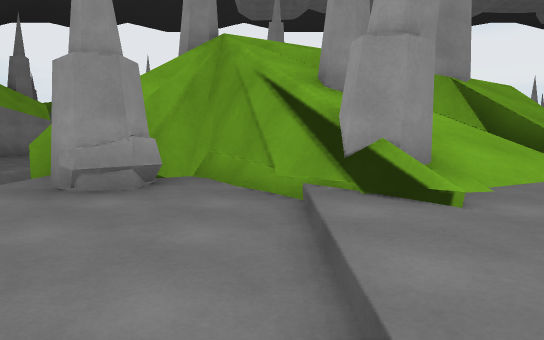
[1] (above)

24 first-person views from a walk through a Unity game level. The camera is 1.3 m above the floor, tilts 6° down and sees 70° across. The floor is counted in squares, 2 m on a side. Each view is taken from the middle of a square. On the plan, view 1 faces up. The plan holds only what a view shows up to about 11 squares ahead; the rest is blank. The place goes on beyond the plan. The player is left out.

[2]
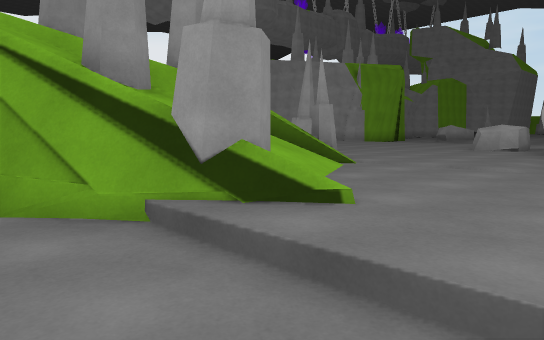

[3]
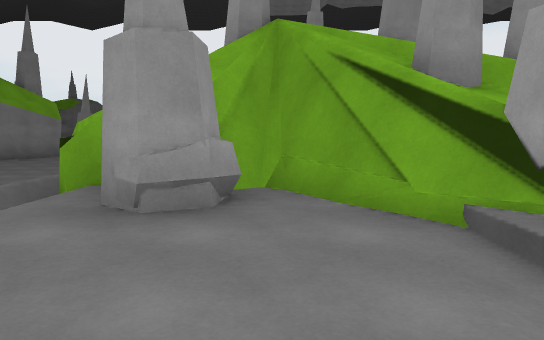

[4]
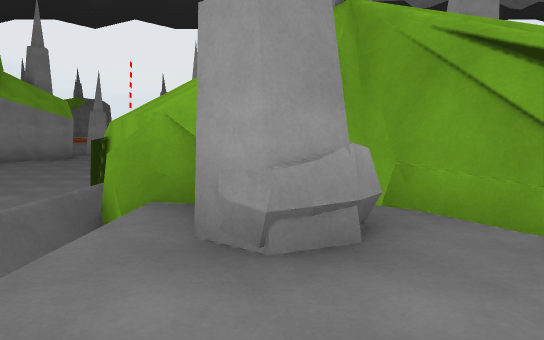

[5]
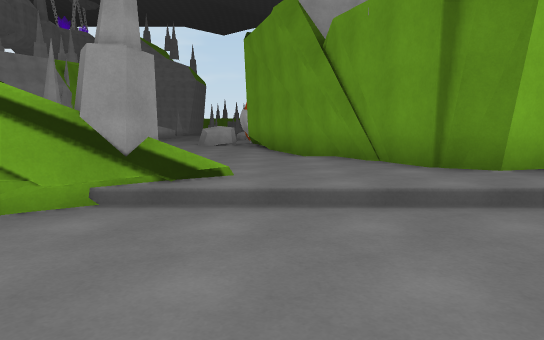

[6]
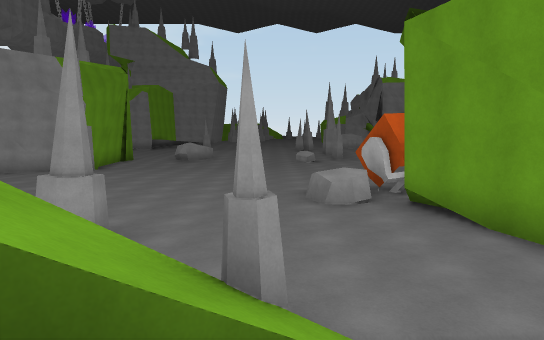

[7]
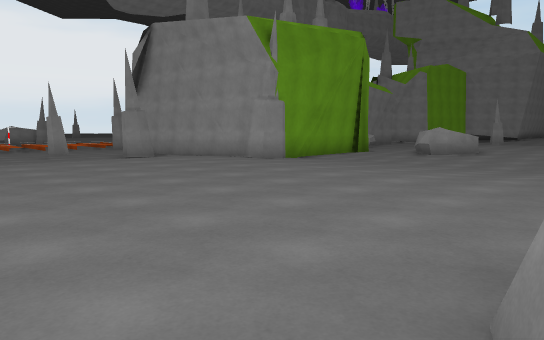

[8]
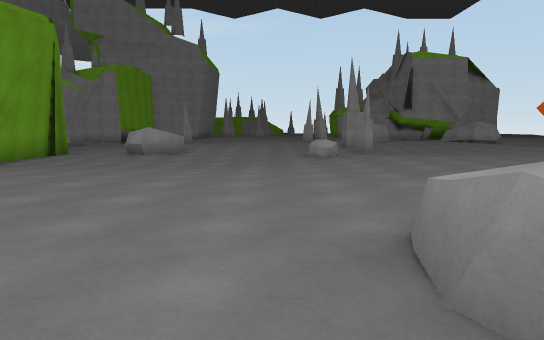

[9]
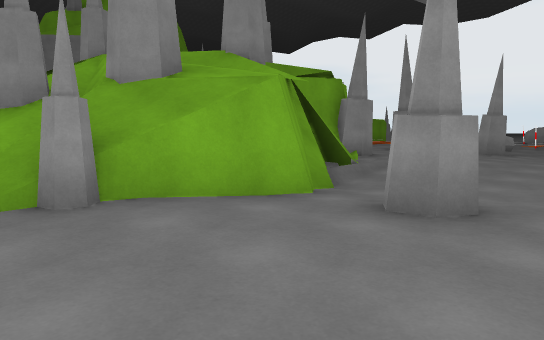

[10]
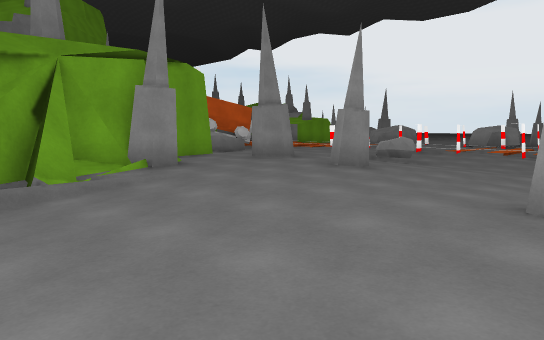

[11]
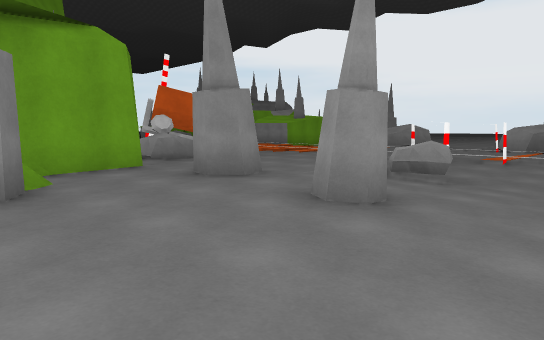

[12]
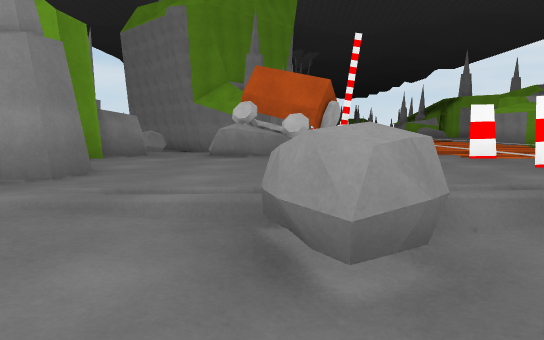

[13]
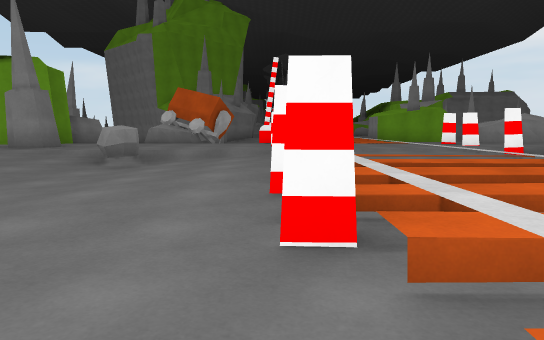

[14]
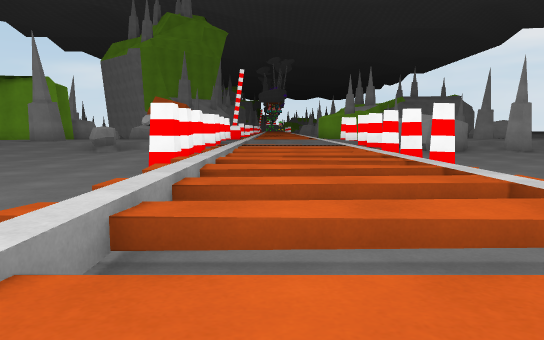

[15]
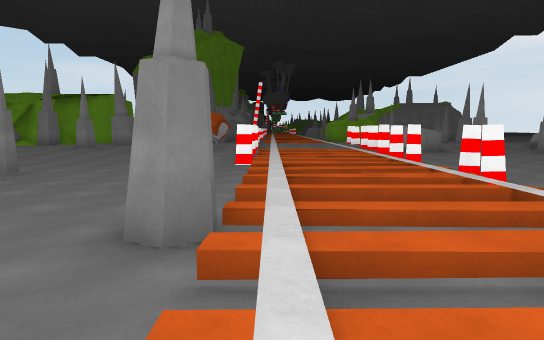

[16]
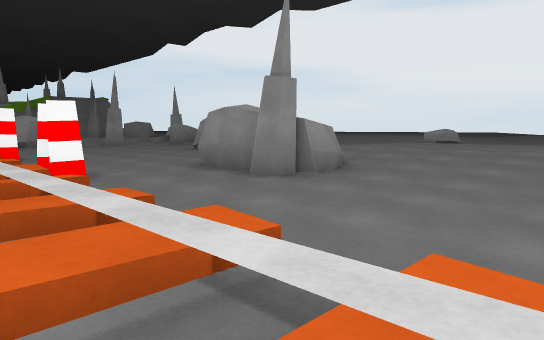

[17]
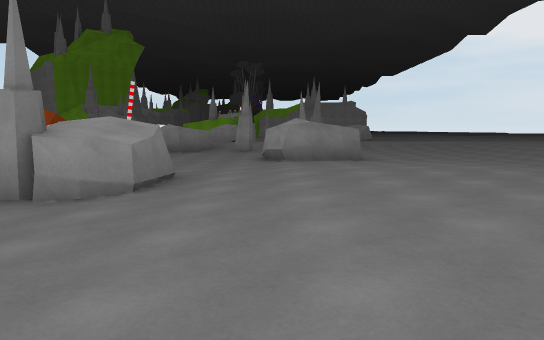

[18]
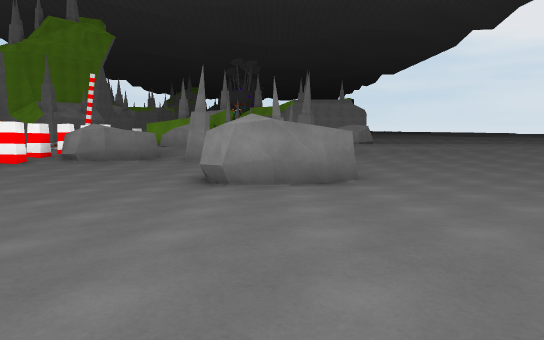

[19]
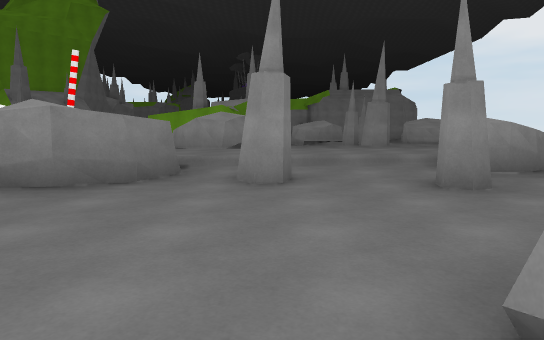

[20]
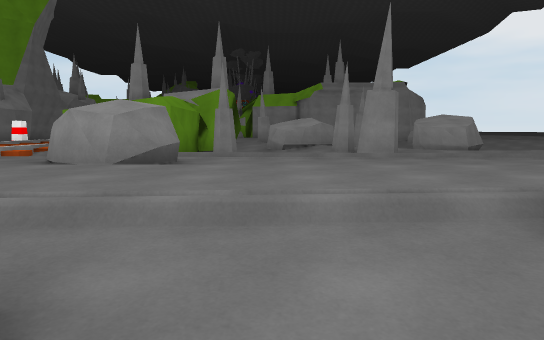

[21]
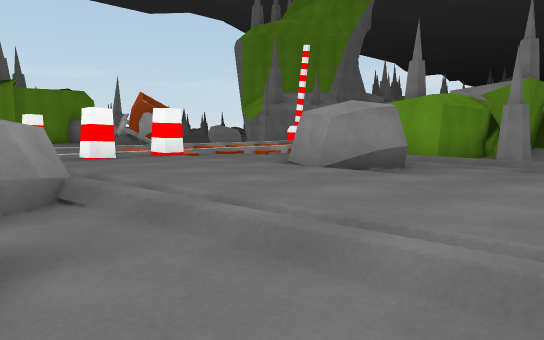

[22]
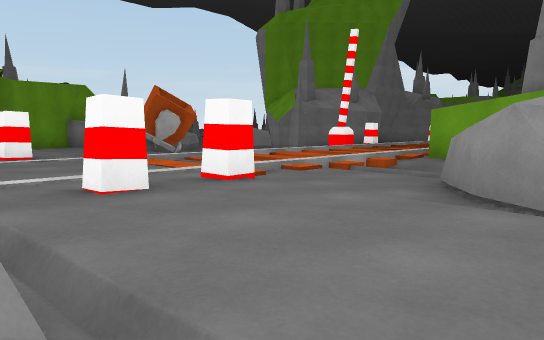

[23]
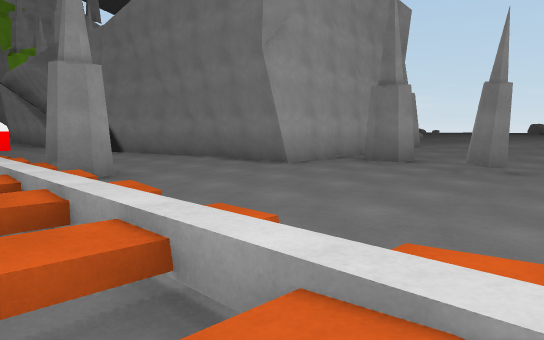

[24]
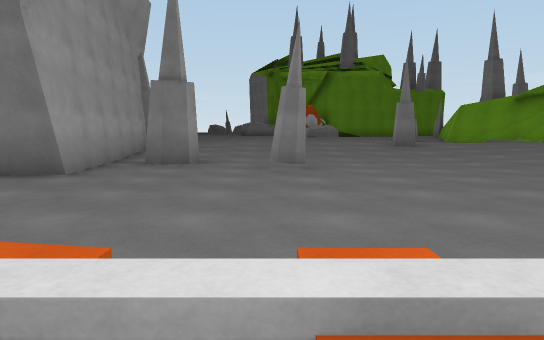

### Floor plan
Key: @ floor where view 1 was taken; # wall or solid block; x gap in a wall; . main floor; - floor 0.25 m lower than the main floor; _ floor 0.5 m lower than the main floor; / step, stairs or slope; = window, fence, low wall or low ledge; ^ raised ledge; v drop or lower ground.
Columns run from 6 left of view 1 to 19 right of it. Each row starts with its distance up from view 1.
 35  /// ..   -____---....
 34  #// ... ^-____---.....
 33 #/// .../^-_  #---......
 32   //=.../--#__##--.......
 31   / =....--___##--/.......
 30   / /..../#____------////
 29   / /#/../-______--#^---
 28 #// ##/..^#________##___
 27 #/  /....^^#_____________
 26 #///=.#..#/#/#___________
 25 //==///..//////=/x#/=///
 24 //vv  -...../////_///////
 23 //=v/--...../////_///////
 22  //////../////////////////
 21     /-#.././x/-#______#__
 20    =/ -../-----__________
 19    ## -../-----___________
 18    #^--../^-_________#####
 17    #^--..////--___#__#
 16    =---.#....--_____##
 15    ####....#.-/------##
 14        /......--////-/#
 13         /......#....--#
 12       ###/...........-####
 11       #=##/..........-----
 10       =##v=-.........-----
  9      #=###=--........-----
  8   ####===##=-........-----
  7   ####=#####.#.......-----
  6   ######/##..........-----
  5   =/#-#///#.........../---
  4    /#-=#///....^^....../-^
  3    ----#../.....##....../^
  2    ----.../..#####. .....
  1     ---...####      .....
  0      -@.###          ....

Positions as (right, up) in squares from view 1, and headings:
1: (0, 0), facing up
2: (-1, 1), facing up-right
3: (-1, 1), facing up
4: (-2, 2), facing up
5: (-3, 2), facing right
6: (2, 5), facing right
7: (8, 4), facing up-right
8: (8, 5), facing right
9: (8, 4), facing up-left
10: (9, 9), facing up-left
11: (7, 12), facing up-left
12: (6, 18), facing left
13: (11, 21), facing left
14: (15, 23), facing left
15: (19, 22), facing left
16: (18, 24), facing up-left
17: (19, 31), facing left
18: (15, 32), facing left
19: (9, 30), facing left
20: (5, 31), facing left
21: (4, 32), facing down-left
22: (3, 29), facing down-left
23: (10, 23), facing down-right
24: (12, 23), facing down
